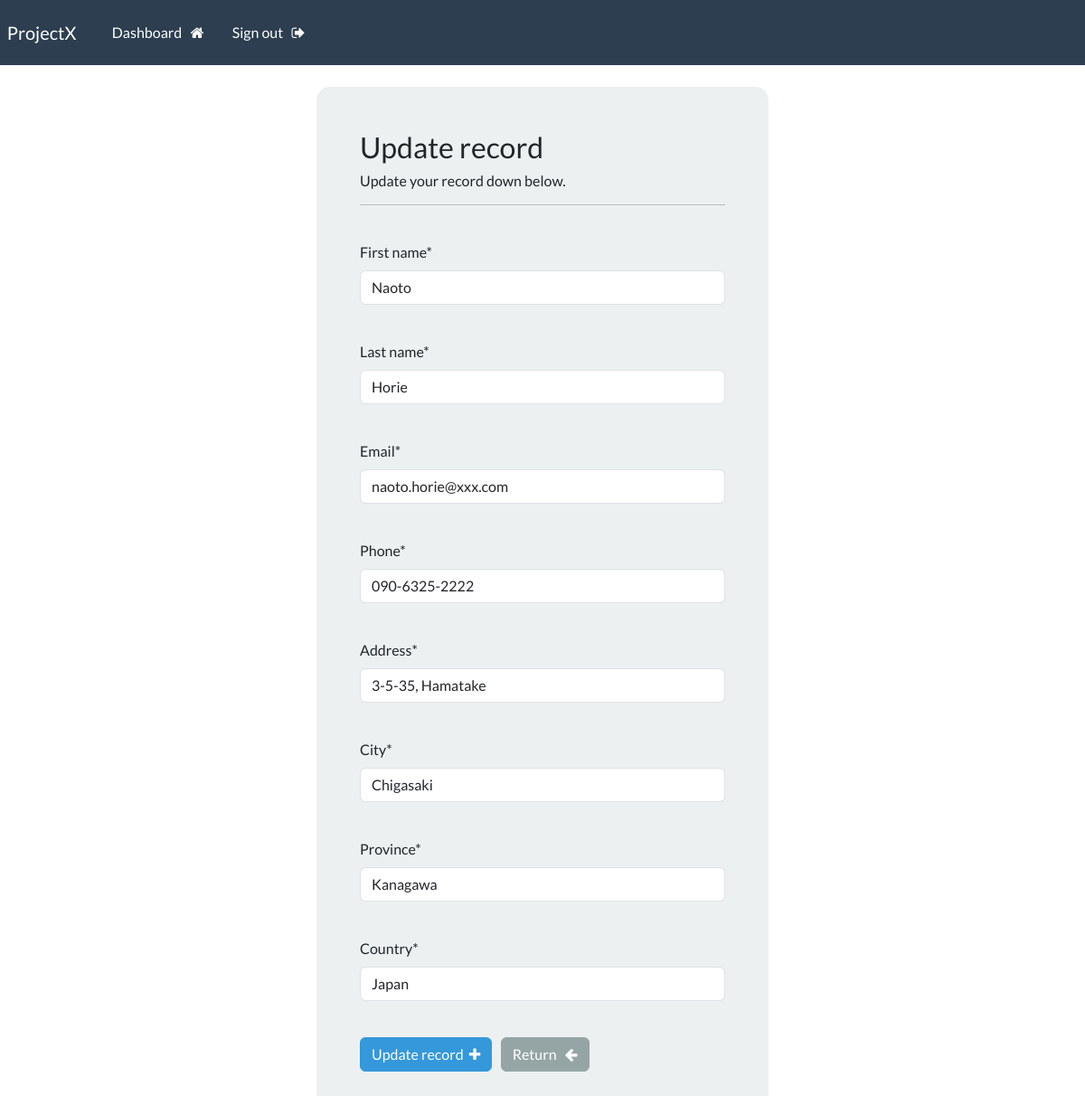
The app's page /update-record/1 (signed in) with its own data.
### webapp/models.py (models this page shows, shortened)
class Record(models.Model):
    creation_date = models.DateTimeField(auto_now_add=True)
    first_name = models.CharField(max_length=100)
    last_name = models.CharField(max_length=100)
    email = models.CharField(max_length=255)
    phone = models.CharField(max_length=20)
    address = models.CharField(max_length=300)
    city = models.CharField(max_length=255)
    province = models.CharField(max_length=200)
    country = models.CharField(max_length=125)

### webapp/views.py (the view)
# urls.py: path('update-record/<int:pk>', views.update_record, name="update-record"),
@login_required(login_url='my-login')
def update_record(request, pk):
    record = Record.objects.get(id=pk)
    form = UpdateRecordForm(instance=record)
    if request.method == 'POST':
        form = UpdateRecordForm(request.POST, instance=record)
        if form.is_valid():
            form.save()
            messages.success(request, "Your record was updated!")
            return redirect("dashboard")
    context = {'form':form}
    return render(request, 'webapp/update-record.html', context=context)

### webapp/forms.py
class UpdateRecordForm(forms.ModelForm):
    class Meta:
        model = Record
        fields = ['first_name','last_name', 'email', 'phone','address','city','province','country']

### webapp/templates/webapp/update-record.html (shortened to what this page needs)
{% extends 'webapp/base.html' %}
{% load crispy_forms_tags %}
{% block content %}
<body>
    <div class="container bg-light shadow-md p-5 form-layout">
        <h3> Update record </h3>
        <h6>Update your record down below. </h6>
        <hr>
        <br>
        <form method="POST" autocomplete="off">
            {{form.first_name|as_crispy_field}}
            <br>
            {{form.last_name|as_crispy_field}}
            <br>
            {{form.email|as_crispy_field}}
            <br>
            {{form.phone|as_crispy_field}}
            <br>
            {{form.address|as_crispy_field}}
            <br>
            {{form.city|as_crispy_field}}
            <br>
            {{form.province|as_crispy_field}}
            <br>
            {{form.country|as_crispy_field}}
            <br>
            <button type="submit" class="btn btn-info">
                Update record &nbsp;<i class="fa fa-plus" aria-hidden="true"></i>
            </button>
            <a href="{% url 'dashboard'%}" class="btn btn-secondary">
                Return &nbsp; <i class="fa fa-arrow-left" aria-hidden="true"></i>
            </a>
        </form>
    </div>
</body>
{% endblock %}

### webapp/static/css/style.css (style rules this page uses)
.form-layout { border-radius: 15px; width: 500px; }

### records on screen
Record: first_name "Naoto", last_name "Horie", email "naoto.horie@xxx.com", phone "090-6325-2222", address "3-5-35, Hamatake", city "Chigasaki", province "Kanagawa", country "Japan"
